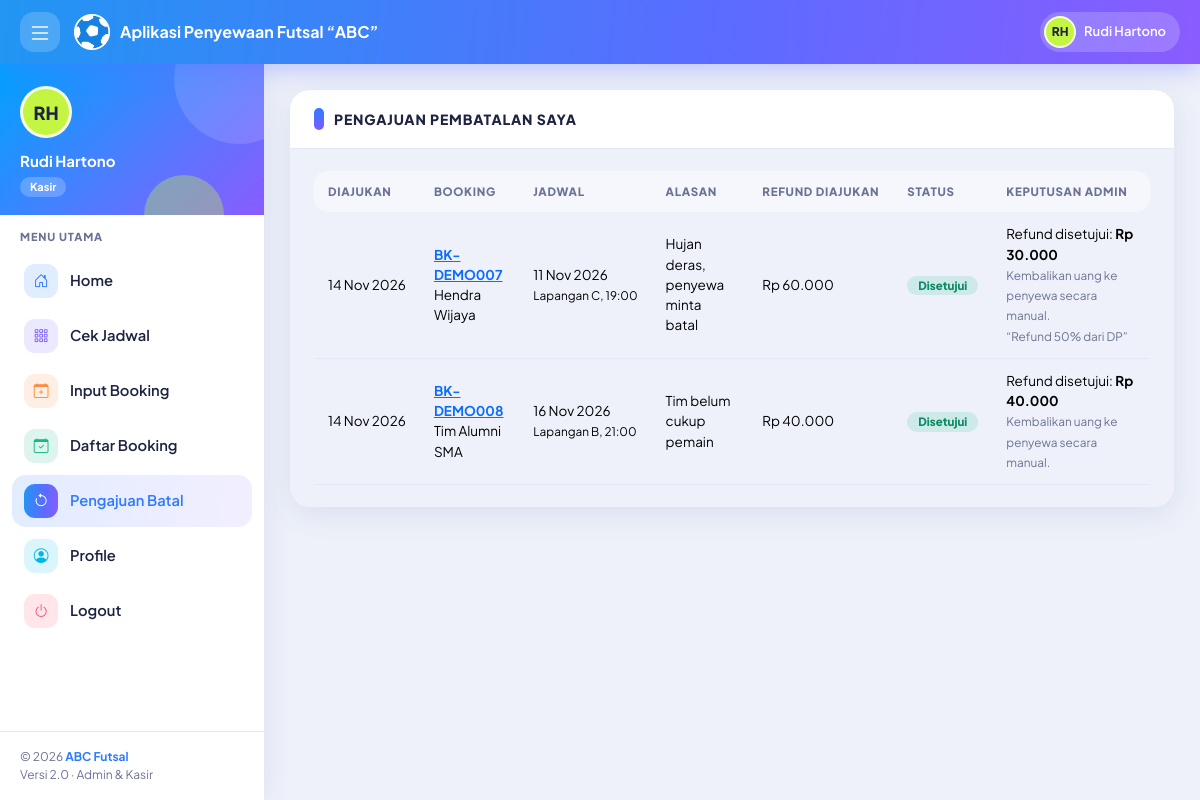
The app's page /kasir/pembatalan.php (signed in) with its own data.
### tables this page shows
CREATE TABLE `tb_pengguna` (
  `id_pengguna` int(11) NOT NULL,
  `nama_lengkap` varchar(100) NOT NULL,
  `username` varchar(30) NOT NULL,
  `password` varchar(255) NOT NULL,
  `no_hp` varchar(20) DEFAULT NULL,
  `level` enum('admin','kasir') NOT NULL DEFAULT 'kasir',
  `status` enum('Aktif','Nonaktif') NOT NULL DEFAULT 'Aktif',
  `created_at` timestamp NOT NULL DEFAULT current_timestamp()
);

CREATE TABLE `tb_pembatalan` (
  `id_pembatalan` int(11) NOT NULL,
  `id_booking` int(11) NOT NULL,
  `id_kasir` int(11) NOT NULL,
  `alasan` varchar(255) NOT NULL,
  `refund_diajukan` int(11) NOT NULL DEFAULT 0,
  `refund_disetujui` int(11) NOT NULL DEFAULT 0,
  `status` enum('Menunggu','Disetujui','Ditolak') NOT NULL DEFAULT 'Menunggu',
  `id_admin` int(11) DEFAULT NULL,
  `catatan_admin` varchar(255) DEFAULT NULL,
  `tgl_pengajuan` datetime NOT NULL DEFAULT current_timestamp(),
  `tgl_proses` datetime DEFAULT NULL
);

CREATE TABLE `tb_booking` (
  `id_booking` int(11) NOT NULL,
  `kode_booking` varchar(20) NOT NULL,
  `id_kasir` int(11) NOT NULL,
  `id_lapangan` int(11) NOT NULL,
  `id_waktu` int(11) NOT NULL,
  `tanggal_main` date NOT NULL,
  `nama_penyewa` varchar(100) NOT NULL,
  `no_hp` varchar(20) DEFAULT NULL,
  `sumber` enum('Offline','WhatsApp') NOT NULL DEFAULT 'Offline',
  `total_harga` int(11) NOT NULL DEFAULT 0,
  `jumlah_dibayar` int(11) NOT NULL DEFAULT 0,
  `jumlah_refund` int(11) NOT NULL DEFAULT 0,
  `status_bayar` enum('DP','Lunas') NOT NULL DEFAULT 'DP',
  `status` enum('Booking','Selesai','Cancel') NOT NULL DEFAULT 'Booking',
  `catatan` varchar(255) DEFAULT NULL,
  `created_at` timestamp NOT NULL DEFAULT current_timestamp()
);

CREATE TABLE `tb_lapangan` (
  `id_lapangan` int(11) NOT NULL,
  `nama_lapangan` varchar(50) NOT NULL,
  `jenis_lantai` varchar(30) NOT NULL DEFAULT 'Vinyl',
  `status` enum('Tersedia','Perbaikan') NOT NULL DEFAULT 'Tersedia'
);

CREATE TABLE `tb_waktu` (
  `id_waktu` int(11) NOT NULL,
  `jam_mulai` time NOT NULL,
  `jam_selesai` time NOT NULL,
  `keterangan` varchar(50) DEFAULT NULL
);

### auth.php (called while the page is built, shortened)
<?php
require_once __DIR__ . '/koneksi.php';
require_once __DIR__ . '/format.php';
$stmt = $pdo->prepare("SELECT id_pengguna, nama_lengkap, username, level, status
                       FROM tb_pengguna WHERE id_pengguna = ?");
$stmt->execute([$_SESSION['user']['id']]);
$u = $stmt->fetch();
$user = [
    'id'       => (int)$u['id_pengguna'],
    'nama'     => $u['nama_lengkap'],
    'username' => $u['username'],
    'level'    => $u['level'],
];

### kasir/pembatalan.php (the view, shortened to what this page needs)
<?php
require_once '../auth.php';
$menu_aktif    = 'pembatalan';
$stmt = $pdo->prepare(
    "SELECT c.*, b.id_booking, b.kode_booking, b.nama_penyewa, b.tanggal_main, b.jumlah_dibayar,
            l.nama_lapangan, w.jam_mulai, w.jam_selesai
     FROM tb_pembatalan c
     JOIN tb_booking b  ON b.id_booking = c.id_booking
     JOIN tb_lapangan l ON l.id_lapangan = b.id_lapangan
     JOIN tb_waktu w    ON w.id_waktu = b.id_waktu
     WHERE c.id_kasir = ?
     ORDER BY c.tgl_pengajuan DESC"
);
$stmt->execute([$user['id']]);
$daftar = $stmt->fetchAll();
include '../inc/header.php';
?>
<div class="card">
    <div class="card-header">
        <h2>Pengajuan Pembatalan Saya</h2>
    </div>
    <div class="card-body">
        <div class="table-responsive">
            <table class="table table-hover">
                <thead>
                    <tr>
                        <th>Diajukan</th>
                        <th>Booking</th>
                        <th>Jadwal</th>
                        <th>Alasan</th>
                        <th>Refund Diajukan</th>
                        <th>Status</th>
                        <th>Keputusan Admin</th>
                    </tr>
                </thead>
                <tbody>
                    <?php foreach ($daftar as $c): ?>
                        <tr>
                            <td class="nowrap"><?= e(tgl_indo(substr($c['tgl_pengajuan'], 0, 10))) ?></td>
                            <td><a href="../booking/detail.php?id=<?= (int)$c['id_booking'] ?>"><b><?= e($c['kode_booking']) ?></b></a><br><?= e($c['nama_penyewa']) ?></td>
                            <td class="nowrap"><?= e(tgl_indo($c['tanggal_main'])) ?><br><small><?= e($c['nama_lapangan']) ?>, <?= e(jam($c['jam_mulai'])) ?></small></td>
                            <td><?= e($c['alasan']) ?></td>
                            <td class="nowrap"><?= rupiah($c['refund_diajukan']) ?></td>
                            <td><?= badge($c['status']) ?></td>
                            <td>
                                <?php if ($c['status'] === 'Disetujui'): ?>
                                    Refund disetujui: <b><?= rupiah($c['refund_disetujui']) ?></b><br><small class="text-muted">Kembalikan uang ke penyewa secara manual.</small>
                                <?php elseif ($c['status'] === 'Ditolak'): ?>
                                    Ditolak
                                <?php else: ?>
                                    <span class="text-muted">Menunggu admin</span>
                                <?php endif; ?>
                                <?php if ($c['catatan_admin']): ?><br><small class="text-muted">“<?= e($c['catatan_admin']) ?>”</small><?php endif; ?>
                            </td>
                        </tr>
                    <?php endforeach; ?>
                </tbody>
            </table>
        </div>
    </div>
</div>
<?php include '../inc/footer.php'; ?>

### inc/header.php (shortened to what this page needs)
<!DOCTYPE html>
<html lang="id">
<head>
    <link href="https://cdn.jsdelivr.net/npm/bootstrap@5.3.3/dist/css/bootstrap.min.css" rel="stylesheet">
    <link href="https://cdn.jsdelivr.net/npm/bootstrap-icons@1.11.3/font/bootstrap-icons.min.css" rel="stylesheet">
    <link href="<?= BASE_URL ?>css/style.css" rel="stylesheet">
</head>
<body>
    <nav class="app-nav no-print">
        <button type="button" class="nav-btn side-toggle" aria-label="Menu"><i class="bi bi-list fs-4"></i></button>
        <a class="navbar-brand" href="<?= BASE_URL ?>index.php">
            <img src="<?= BASE_URL ?>images/ball.webp" alt="ABC"><span>Aplikasi Penyewaan Futsal “ABC”</span>
        </a>
        <div class="nav-chip">
            <div class="avatar"><?= e(inisial($user['nama'])) ?></div><span><?= e($user['nama']) ?></span>
        </div>
    </nav>
    <?php include __DIR__ . '/sidebar.php'; ?>
    <main class="app-main">

### inc/sidebar.php (shortened to what this page needs)
<?php
$menu_aktif = $menu_aktif ?? '';
$master_aktif = in_array($menu_aktif, ['lapangan', 'waktu', 'harga', 'pelanggan'], true);
$jumlah_pengajuan = 0;
?>
<aside class="app-side no-print">
    <div class="user-info">
        <div class="avatar"><?= e(inisial($user['nama'])) ?></div>
        <div class="nama"><?= e($user['nama']) ?></div>
        <span class="role"><?= e($user['level']) ?></span>
    </div>
    <div class="menu-label">MENU UTAMA</div>
    <ul class="menu">
        <li class="<?= $menu_aktif === 'home' ? 'active' : '' ?>" style="--c:#2f7bff">
            <a class="item" href="<?= BASE_URL ?>index.php"><span class="tile"><i class="bi bi-house-door"></i></span>Home</a>
        </li>
        <?php if ($user['level'] === 'admin'): ?>
            <li class="<?= $menu_aktif === 'pengguna' ? 'active' : '' ?>" style="--c:#7c5cff">
                <a class="item" href="<?= BASE_URL ?>admin/pengguna.php"><span class="tile"><i class="bi bi-people"></i></span>Data User</a>
            </li>
            <li class="<?= $master_aktif ? 'active' : '' ?>" style="--c:#ff8a3d">
                <a class="item" data-bs-toggle="collapse" href="#menuMaster" role="button">
                    <span class="tile"><i class="bi bi-database"></i></span>Master Data
                    <i class="bi bi-chevron-down caret"></i>
                </a>
                <ul class="submenu collapse <?= $master_aktif ? 'show' : '' ?>" id="menuMaster">
                    <li class="<?= $menu_aktif === 'lapangan' ? 'active' : '' ?>"><a href="<?= BASE_URL ?>admin/lapangan.php">Data Lapangan</a></li>
                    <li class="<?= $menu_aktif === 'waktu' ? 'active' : '' ?>"><a href="<?= BASE_URL ?>admin/waktu.php">Jam Operasional</a></li>
                    <li class="<?= $menu_aktif === 'harga' ? 'active' : '' ?>"><a href="<?= BASE_URL ?>admin/harga.php">Harga Sewa</a></li>
                    <li class="<?= $menu_aktif === 'pelanggan' ? 'active' : '' ?>"><a href="<?= BASE_URL ?>admin/pelanggan.php">Data Pelanggan</a></li>
                </ul>
            </li>
            <li class="<?= $menu_aktif === 'booking' ? 'active' : '' ?>" style="--c:#12b886">
                <a class="item" href="<?= BASE_URL ?>booking/daftar.php"><span class="tile"><i class="bi bi-calendar-check"></i></span>Data Booking</a>
            </li>
            <li class="<?= $menu_aktif === 'pembatalan' ? 'active' : '' ?>" style="--c:#ffb020">
                <a class="item" href="<?= BASE_URL ?>admin/pembatalan.php">
                    <span class="tile"><i class="bi bi-arrow-counterclockwise"></i></span>Pembatalan &amp; Refund
                    <?php if ($jumlah_pengajuan > 0): ?><span class="badge rounded-pill bg-danger ms-auto"><?= $jumlah_pengajuan ?></span><?php endif; ?>
                </a>
            </li>
            <li class="<?= $menu_aktif === 'laporan' ? 'active' : '' ?>" style="--c:#ff5fa8">
                <a class="item" href="<?= BASE_URL ?>admin/laporan.php"><span class="tile"><i class="bi bi-file-earmark-bar-graph"></i></span>Laporan Transaksi</a>
            </li>
        <?php else: ?>
            <li class="<?= $menu_aktif === 'jadwal' ? 'active' : '' ?>" style="--c:#7c5cff">
                <a class="item" href="<?= BASE_URL ?>kasir/jadwal.php"><span class="tile"><i class="bi bi-grid-3x3-gap"></i></span>Cek Jadwal</a>
            </li>
            <li class="<?= $menu_aktif === 'booking_baru' ? 'active' : '' ?>" style="--c:#ff8a3d">
                <a class="item" href="<?= BASE_URL ?>kasir/booking_form.php"><span class="tile"><i class="bi bi-calendar-plus"></i></span>Input Booking</a>
            </li>
            <li class="<?= $menu_aktif === 'booking' ? 'active' : '' ?>" style="--c:#12b886">
                <a class="item" href="<?= BASE_URL ?>booking/daftar.php"><span class="tile"><i class="bi bi-calendar-check"></i></span>Daftar Booking</a>
            </li>
            <li class="<?= $menu_aktif === 'pembatalan' ? 'active' : '' ?>" style="--c:#ffb020">
                <a class="item" href="<?= BASE_URL ?>kasir/pembatalan.php"><span class="tile"><i class="bi bi-arrow-counterclockwise"></i></span>Pengajuan Batal</a>
            </li>
        <?php endif; ?>
        <li class="<?= $menu_aktif === 'profile' ? 'active' : '' ?>" style="--c:#00b7e6">
            <a class="item" href="<?= BASE_URL ?>profile.php"><span class="tile"><i class="bi bi-person-circle"></i></span>Profile</a>
        </li>
        <li style="--c:#ff4d6d">
            <a class="item" href="<?= BASE_URL ?>logout.php" data-confirm="Yakin mau logout?"><span class="tile"><i class="bi bi-power"></i></span>Logout</a>
        </li>
    </ul>
    <div class="side-foot">&copy; <?= date('Y') ?> <b>ABC Futsal</b><br>Versi 2.0 &middot; Admin &amp; Kasir</div>
</aside>

### format.php (shortened to what this page needs)
<?php
function e($teks)
{
    return htmlspecialchars((string)$teks, ENT_QUOTES, 'UTF-8');
}
function rupiah($angka)
{
    return 'Rp ' . number_format((float)$angka, 0, ',', '.');
}
function jam($waktu)
{
    return substr((string)$waktu, 0, 5);
}
function tgl_indo($tanggal)
{
    $bulan = [1 => 'Jan', 'Feb', 'Mar', 'Apr', 'Mei', 'Jun', 'Jul', 'Agu', 'Sep', 'Okt', 'Nov', 'Des'];
    $t = strtotime($tanggal);
    return date('d', $t) . ' ' . $bulan[(int)date('n', $t)] . ' ' . date('Y', $t);
}
function inisial($nama)
{
    $kata = preg_split('/\s+/', trim((string)$nama));
    $hasil = strtoupper(mb_substr($kata[0], 0, 1));
    if (count($kata) > 1) $hasil .= strtoupper(mb_substr($kata[1], 0, 1));
    return $hasil;
}
function badge($teks)
{
    $warna = [
        'Booking' => 'primary',
        'DP' => 'warning',
        'Menunggu' => 'warning',
        'Selesai' => 'success',
        'Lunas' => 'success',
        'Tersedia' => 'success',
        'Aktif' => 'success',
        'Disetujui' => 'success',
        'Cancel'  => 'danger',
        'Perbaikan' => 'danger',
        'Nonaktif' => 'danger',
        'Ditolak' => 'danger',
        'admin'   => 'purple',
        'kasir' => 'lime',
        'WhatsApp' => 'success',
        'Offline' => 'secondary',
    ];
    $kelas = $warna[$teks] ?? 'secondary';
    return '<span class="badge badge-soft badge-' . $kelas . '">' . e($teks) . '</span>';
}

### records on screen
tb_pengguna: nama_lengkap "RH", nama_lengkap "Rudi Hartono", level "Kasir"
tb_pembatalan: tgl_pengajuan "14 Nov 2026", id_booking.kode_booking "BK-DEMO007", id_booking.nama_penyewa "Hendra Wijaya", id_booking.tanggal_main "11 Nov 2026", tb_lapangan.nama_lapangan "Lapangan C", tb_waktu.jam_mulai "19:00", alasan "Hujan deras, penyewa minta batal", refund_diajukan "Rp 60.000", status "Disetujui", refund_disetujui "Rp 30.000", catatan_admin "Refund 50% dari DP"
tb_pembatalan: tgl_pengajuan "14 Nov 2026", id_booking.kode_booking "BK-DEMO008", id_booking.nama_penyewa "Tim Alumni SMA", id_booking.tanggal_main "16 Nov 2026", tb_lapangan.nama_lapangan "Lapangan B", tb_waktu.jam_mulai "21:00", alasan "Tim belum cukup pemain", refund_diajukan "Rp 40.000", status "Disetujui", refund_disetujui "Rp 40.000"
